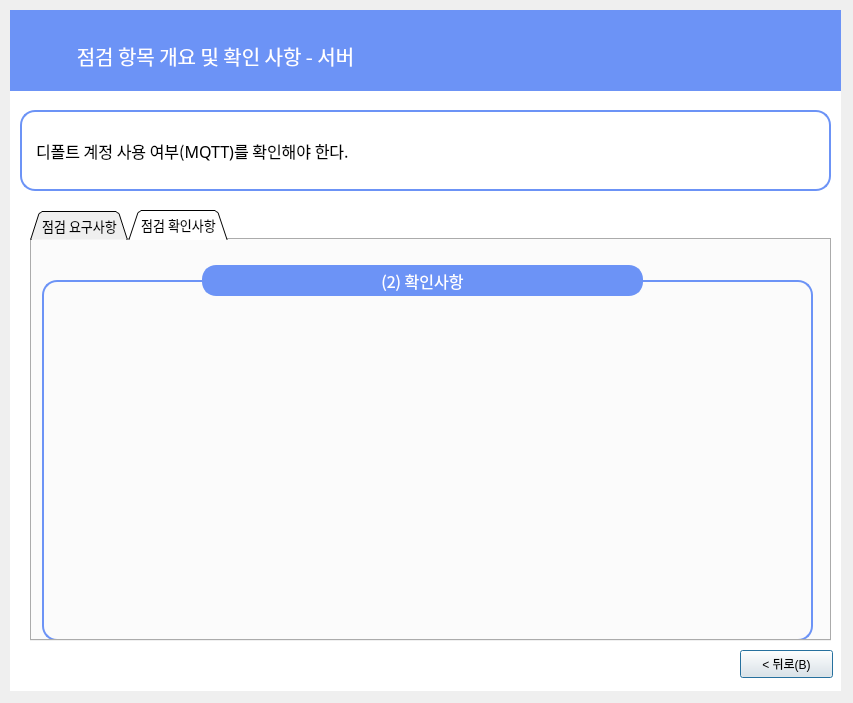
<?xml version="1.0" encoding="UTF-8"?>
<ui version="4.0">
 <class>Dialog</class>
 <widget class="QDialog" name="Dialog">
  <property name="geometry">
   <rect>
    <x>0</x>
    <y>0</y>
    <width>853</width>
    <height>703</height>
   </rect>
  </property>
  <property name="windowTitle">
   <string>Dialog</string>
  </property>
  <widget class="QLabel" name="label_6">
   <property name="geometry">
    <rect>
     <x>10</x>
     <y>10</y>
     <width>831</width>
     <height>681</height>
    </rect>
   </property>
   <property name="font">
    <font>
     <family>Gmarket Sans TTF</family>
     <pointsize>16</pointsize>
     <weight>50</weight>
     <bold>false</bold>
     <kerning>true</kerning>
    </font>
   </property>
   <property name="autoFillBackground">
    <bool>false</bool>
   </property>
   <property name="styleSheet">
    <string notr="true">background-color: rgb(255,255,255);
border-color: rgb(0, 0, 0);</string>
   </property>
   <property name="text">
    <string/>
   </property>
   <property name="scaledContents">
    <bool>false</bool>
   </property>
   <property name="alignment">
    <set>Qt::AlignCenter</set>
   </property>
  </widget>
  <widget class="QLabel" name="label_7">
   <property name="geometry">
    <rect>
     <x>10</x>
     <y>10</y>
     <width>831</width>
     <height>81</height>
    </rect>
   </property>
   <property name="font">
    <font>
     <family>Gmarket Sans TTF</family>
     <pointsize>11</pointsize>
     <weight>50</weight>
     <bold>false</bold>
     <kerning>true</kerning>
    </font>
   </property>
   <property name="autoFillBackground">
    <bool>false</bool>
   </property>
   <property name="styleSheet">
    <string notr="true">background-color: rgb(108, 147, 246);
border-color: rgb(0, 0, 0);</string>
   </property>
   <property name="text">
    <string/>
   </property>
   <property name="scaledContents">
    <bool>false</bool>
   </property>
  </widget>
  <widget class="QLabel" name="label_8">
   <property name="geometry">
    <rect>
     <x>10</x>
     <y>30</y>
     <width>411</width>
     <height>51</height>
    </rect>
   </property>
   <property name="font">
    <font>
     <family>AppleSDGothicNeoM00</family>
     <pointsize>15</pointsize>
    </font>
   </property>
   <property name="styleSheet">
    <string notr="true">color : rgb(255, 255, 255)</string>
   </property>
   <property name="text">
    <string>점검 항목 개요 및 확인 사항 - 서버</string>
   </property>
   <property name="alignment">
    <set>Qt::AlignCenter</set>
   </property>
  </widget>
  <widget class="QLabel" name="label_9">
   <property name="geometry">
    <rect>
     <x>20</x>
     <y>110</y>
     <width>811</width>
     <height>81</height>
    </rect>
   </property>
   <property name="font">
    <font>
     <family>AppleSDGothicNeoM00</family>
     <pointsize>12</pointsize>
     <weight>50</weight>
     <bold>false</bold>
     <kerning>true</kerning>
    </font>
   </property>
   <property name="autoFillBackground">
    <bool>false</bool>
   </property>
   <property name="styleSheet">
    <string notr="true">background-color : rgb(255, 255, 255);
padding-left:10px;
border: 2px solid rgb(108, 147, 246);
border-radius:15px</string>
   </property>
   <property name="text">
    <string>디폴트 계정 사용 여부(MQTT)를 확인해야 한다.</string>
   </property>
   <property name="scaledContents">
    <bool>false</bool>
   </property>
  </widget>
  <widget class="QPushButton" name="pushButton_4">
   <property name="geometry">
    <rect>
     <x>740</x>
     <y>650</y>
     <width>93</width>
     <height>28</height>
    </rect>
   </property>
   <property name="text">
    <string>&lt; 뒤로(B)</string>
   </property>
  </widget>
  <widget class="QTabWidget" name="tabWidget">
   <property name="geometry">
    <rect>
     <x>30</x>
     <y>210</y>
     <width>801</width>
     <height>431</height>
    </rect>
   </property>
   <property name="font">
    <font>
     <family>AppleSDGothicNeoM00</family>
     <pointsize>10</pointsize>
    </font>
   </property>
   <property name="contextMenuPolicy">
    <enum>Qt::DefaultContextMenu</enum>
   </property>
   <property name="styleSheet">
    <string notr="true"/>
   </property>
   <property name="tabShape">
    <enum>QTabWidget::Triangular</enum>
   </property>
   <property name="currentIndex">
    <number>1</number>
   </property>
   <property name="elideMode">
    <enum>Qt::ElideNone</enum>
   </property>
   <property name="tabBarAutoHide">
    <bool>false</bool>
   </property>
   <widget class="QWidget" name="tab">
    <attribute name="title">
     <string>점검 요구사항</string>
    </attribute>
    <widget class="QLabel" name="label_21">
     <property name="geometry">
      <rect>
       <x>10</x>
       <y>40</y>
       <width>771</width>
       <height>361</height>
      </rect>
     </property>
     <property name="font">
      <font>
       <family>AppleSDGothicNeoM00</family>
       <pointsize>12</pointsize>
      </font>
     </property>
     <property name="styleSheet">
      <string notr="true">

border: 2px solid rgb(108, 147, 246);
border-radius:15px;
padding-left:10px;</string>
     </property>
     <property name="text">
      <string/>
     </property>
    </widget>
    <widget class="QLabel" name="label_3">
     <property name="geometry">
      <rect>
       <x>160</x>
       <y>0</y>
       <width>461</width>
       <height>81</height>
      </rect>
     </property>
     <property name="font">
      <font>
       <family>AppleSDGothicNeoM00</family>
       <pointsize>12</pointsize>
      </font>
     </property>
     <property name="styleSheet">
      <string notr="true">background-color : rgb(108, 147, 246);
color : rgb(255, 255, 255);
border: 2px solid rgb(108, 147, 246);
margin-left:10px;
margin-right:10px;
margin-top:25px;
margin-bottom:25px;
border-radius:14px
</string>
     </property>
     <property name="text">
      <string>(1) 요구사항</string>
     </property>
     <property name="alignment">
      <set>Qt::AlignCenter</set>
     </property>
    </widget>
   </widget>
   <widget class="QWidget" name="tab_2">
    <attribute name="title">
     <string>점검 확인사항</string>
    </attribute>
    <widget class="QLabel" name="label_22">
     <property name="geometry">
      <rect>
       <x>10</x>
       <y>40</y>
       <width>771</width>
       <height>361</height>
      </rect>
     </property>
     <property name="font">
      <font>
       <family>AppleSDGothicNeoM00</family>
       <pointsize>12</pointsize>
      </font>
     </property>
     <property name="styleSheet">
      <string notr="true">

border: 2px solid rgb(108, 147, 246);
border-radius:15px;
padding-left:10px</string>
     </property>
     <property name="text">
      <string/>
     </property>
    </widget>
    <widget class="QLabel" name="label_4">
     <property name="geometry">
      <rect>
       <x>160</x>
       <y>0</y>
       <width>461</width>
       <height>81</height>
      </rect>
     </property>
     <property name="font">
      <font>
       <family>AppleSDGothicNeoM00</family>
       <pointsize>12</pointsize>
      </font>
     </property>
     <property name="styleSheet">
      <string notr="true">background-color : rgb(108, 147, 246);
color : rgb(255, 255, 255);
border: 2px solid rgb(108, 147, 246);
margin-left:10px;
margin-right:10px;
margin-top:25px;
margin-bottom:25px;
border-radius:14px
</string>
     </property>
     <property name="text">
      <string>(2) 확인사항</string>
     </property>
     <property name="alignment">
      <set>Qt::AlignCenter</set>
     </property>
    </widget>
   </widget>
  </widget>
 </widget>
 <resources/>
 <connections/>
</ui>
